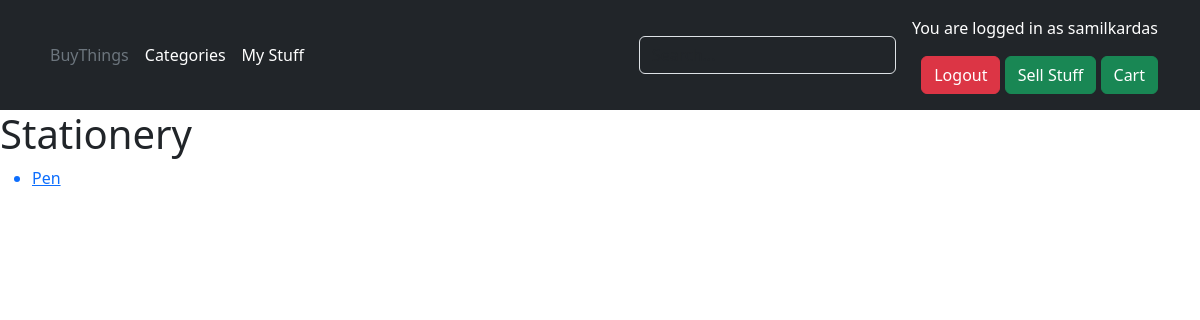
Before: /categories/2/ (signed in) with the older database file.
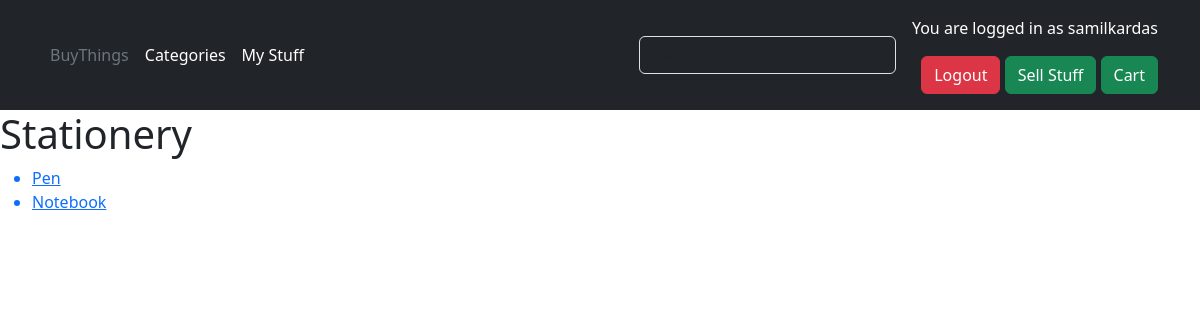
After: the same page with the newer database file.
### base/models.py (models this page shows, shortened)
class Product(models.Model):
    name = models.CharField(max_length=50)
    description = models.CharField(max_length=200)
    price = models.IntegerField(default=0)
    active = models.BooleanField(default=True)
    seller = models.ForeignKey(User, on_delete=models.CASCADE, null=True, blank=True)
    contact_number = models.CharField(max_length=12, default='')
    category = models.ForeignKey(Category, on_delete=models.CASCADE, null=True, blank=True)
    image = models.ImageField(upload_to='products/', null=True, blank=True)

### base/views.py (the view)
# urls.py: path('categories/<int:pk>/', views.product_list, name='product_list'),
def product_list(request, pk):
    category = get_object_or_404(Category, pk=pk)
    products = Product.objects.filter(category=category)
    return render(request, 'base/product_list.html', {'category': category, 'products': products})

### base/templates/base/product_list.html
{% extends 'base.html' %}
{% block content %}
    <h1>{{ category.name }}</h1>
    <ul>
    {% for product in products %}
        <a href="{% url 'details' product.pk %}"><li>{{ product.name }}</li></a>
    {% endfor %}
    </ul>
{% endblock %}

Changed rows visible on the page:
added Product: name "Notebook"
